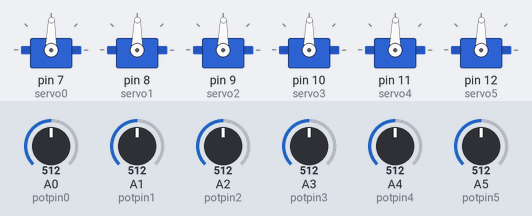
Recording of a sketch running on a simulated Arduino Uno, built with avr-gcc and run on an emulated ATmega328P. Shown: 6 × servo. The inputs (shaded band) are chosen by the test bench; at power-on: A0 (potpin0) = 512, A1 (potpin1) = 512, A2 (potpin2) = 512, A3 (potpin3) = 512, A4 (potpin4) = 512, A5 (potpin5) = 512.

Above: at 1.2 s.
1.3 s: A0 (potpin0) set to 716
At 2.5 s:
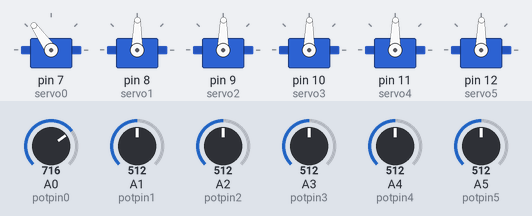
2.8 s: A1 (potpin1) set to 716
At 3.8 s:
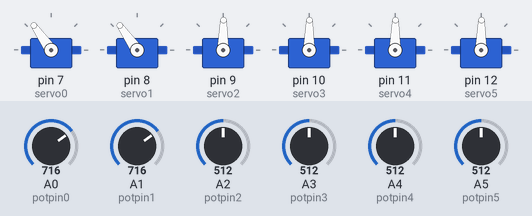
4.3 s: A2 (potpin2) set to 716
At 4.9 s:
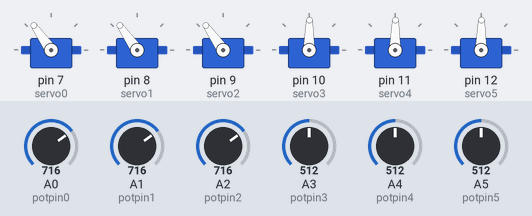
5.8 s: A3 (potpin3) set to 716
At 7.0 s:
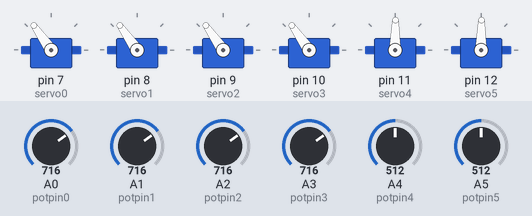
7.3 s: A4 (potpin4) set to 716
At 8.4 s:
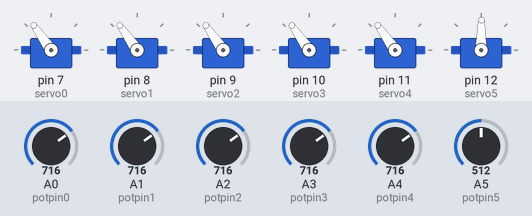
8.8 s: A5 (potpin5) set to 716
At 9.5 s:
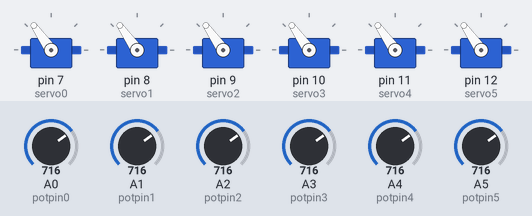
Timing chart, 0 to 11.3 s (numbered marks = the images above; inputs shaded):
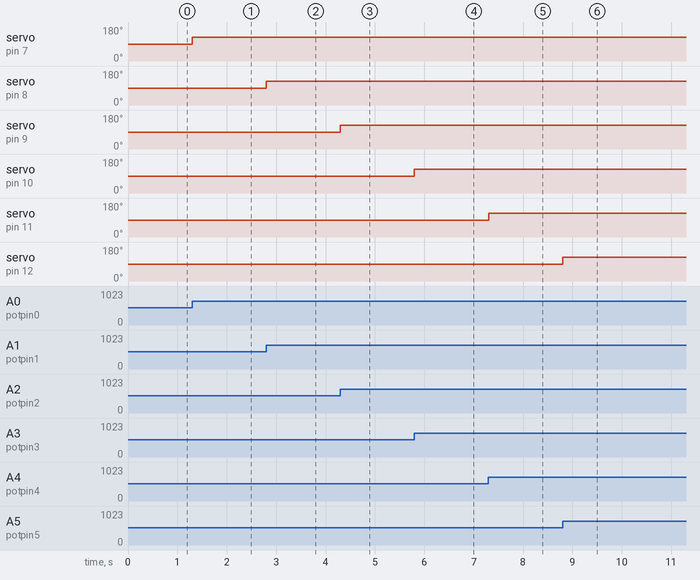

Measured:
- after the input at 1.3 s, servo on pin 7 (servo0): 89° → 125° at once
- after the input at 2.8 s, servo on pin 8 (servo1): 89° → 125° at once
- after the input at 4.3 s, servo on pin 9 (servo2): 89° → 125° at once
- after the input at 5.8 s, servo on pin 10 (servo3): 89° → 125° at once
- after the input at 7.3 s, servo on pin 11 (servo4): 89° → 125° at once
- after the input at 8.8 s, servo on pin 12 (servo5): 89° → 125° at once

The sketch:

Potentiometer-controlled_6-DOF_Robotic_Arm.ino
```cpp
#include <Servo.h>

//  定義伺服
Servo servo0;
Servo servo1;
Servo servo2;
Servo servo3;
Servo servo4;
Servo servo5;

//  定義數位腳位
int potpin0 = 0;
int val0;

int potpin1 = 1;
int val1;

int potpin2 = 2;
int val2;

int potpin3 = 3;
int val3;

int potpin4 = 4;
int val4;

int potpin5 = 5;
int val5;

//  定義伺服
void setup() {
  servo0.attach(7);
  servo1.attach(8);
  servo2.attach(9);
  servo3.attach(10);
  servo4.attach(11);
  servo5.attach(12);
}


void loop(){
  //  val0等於從potpin0的電位器讀取的值
  val0 = analogRead(potpin0);
  val0 = map(val0, 0, 1023, 0, 179);
  //  告訴servo1寫入val0
  servo0.write(val0);

  //  val1等於從potpin1的電位器讀取的值
  val1 = analogRead(potpin1);
  val1 = map(val1, 0, 1023, 0, 179);
  //  告訴servo1寫入val1
  servo1.write(val1);

  //  val2等於從potpin2的電位器讀取的值
  val2 = analogRead(potpin2);
  val2 = map(val2, 0, 1023, 0, 179);
  //  告訴servo2寫入val2
  servo2.write(val2);

  //  val3等於從potpin3的電位器讀取的值
  val3 = analogRead(potpin3);
  val3 = map(val3, 0, 1023, 0, 179);
  //  告訴servo3寫入val3
  servo3.write(val3);

  //  val4等於從potpin4的電位器讀取的值
  val4 = analogRead(potpin4);
  val4 = map(val4, 0, 1023, 0, 179);
  //  告訴servo4寫入val4
  servo4.write(val4);

  //  val5等於從potpin5的電位器讀取的值
  val5 = analogRead(potpin5);
  val5 = map(val5, 0, 1023, 0, 179);
  //  告訴servo5寫入val5
  servo5.write(val5);
}
```
